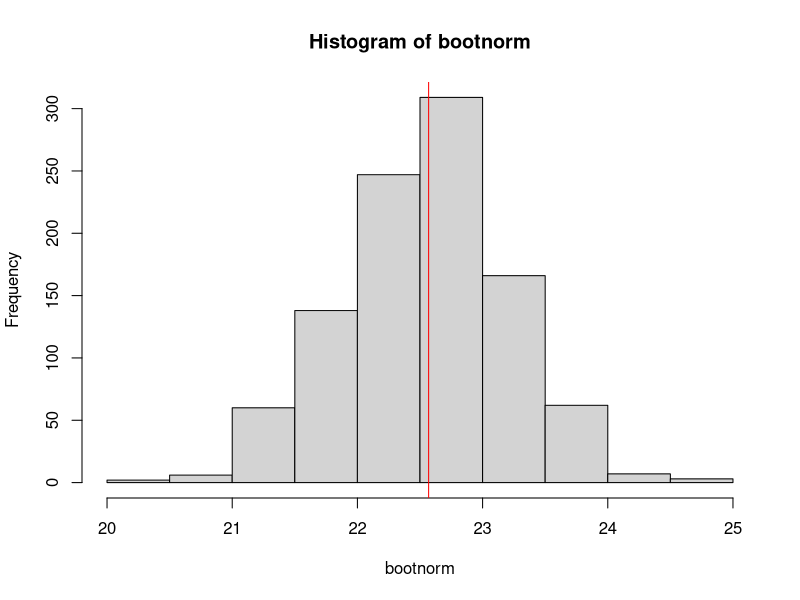
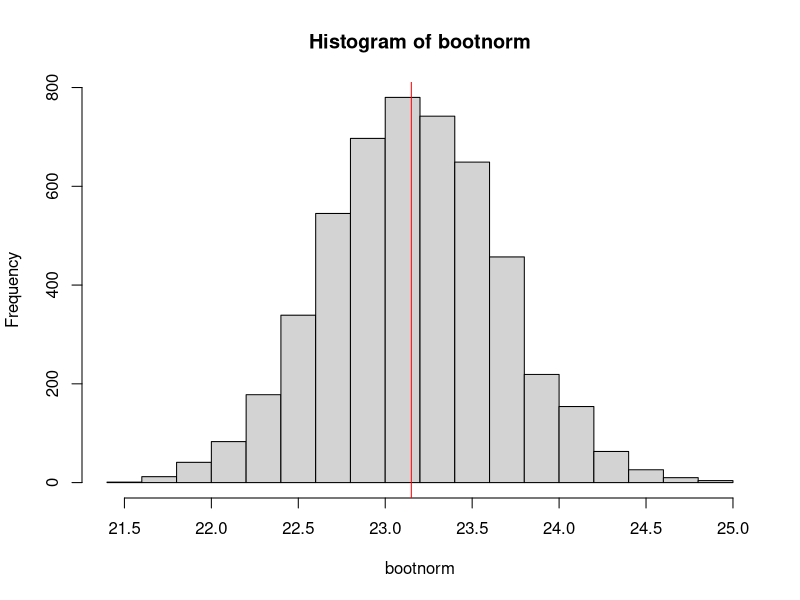
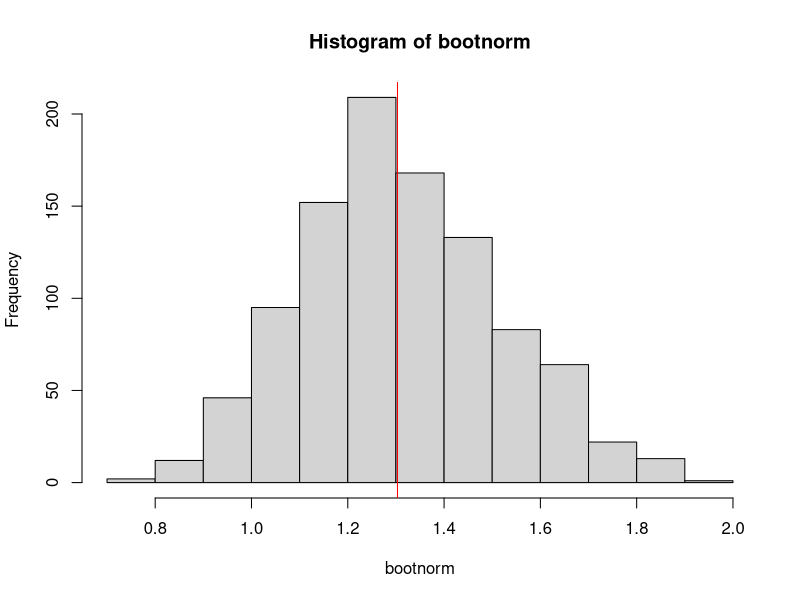
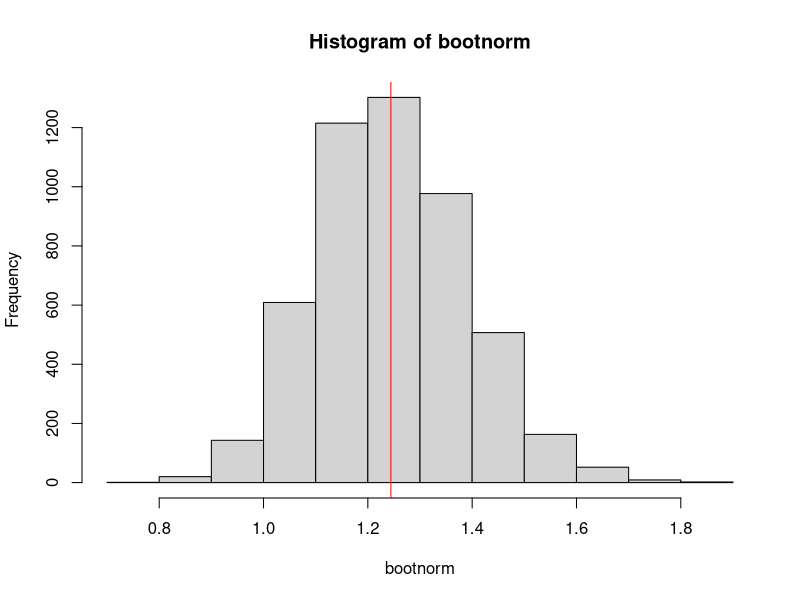

R code for these plots, in order:
## ---- chunk 1
x <- rnorm(50, 22, 5)
xbar <- mean(x)
summary(x)
## ---- chunk 2
nsims <- 1000
bootnorm <- numeric(nsims)
for (i in 1:nsims) {
	temp <- sample(x, 50, replace=TRUE)
	bootnorm[i] <- mean(temp)
}
summary(bootnorm)
## ---- chunk 3
hist(bootnorm)
abline(v=xbar, col="red")
## ---- chunk 4
x <- rnorm(100, 22, 5)
xbar <- mean(x)
summary(x)
nsims <- 5000
bootnorm <- numeric(nsims)
for (i in 1:nsims) {
	temp <- sample(x, 100, replace=TRUE)
	bootnorm[i] <- mean(temp)
}
summary(bootnorm)
hist(bootnorm)
abline(v=xbar, col="red")
## ---- chunk 5
x <- rexp(50)
xbar <- mean(x)
summary(x)
nsims <- 1000
bootnorm <- numeric(nsims)
for (i in 1:nsims) {
	temp <- sample(x, 50, replace=TRUE)
	bootnorm[i] <- mean(temp)
}
summary(bootnorm)
hist(bootnorm)
abline(v=xbar, col="red")
## ---- chunk 6
x <- rexp(100)
xbar <- mean(x)
summary(x)
nsims <- 5000
bootnorm <- numeric(nsims)
for (i in 1:nsims) {
	temp <- sample(x, 100, replace=TRUE)
	bootnorm[i] <- mean(temp)
}
summary(bootnorm)
hist(bootnorm)
abline(v=xbar, col="red")
